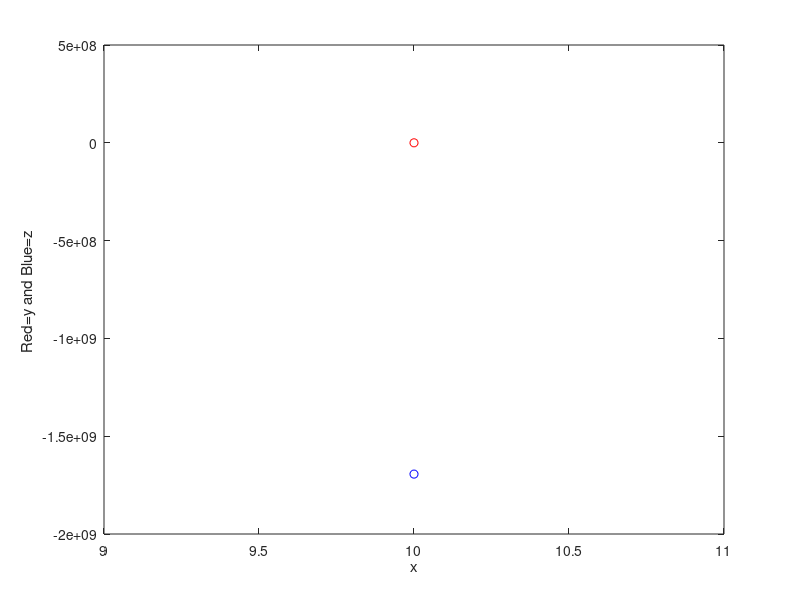

MATLAB code for this plot:
%NC Muhammad Muaz Khalid
%Pak # 182213
f1=@(x,y,z)(-y+z)*exp(1-x)+0.5;
f2=@(x,y,z)y-z^2; 
x0=input('\n Initial value of x: ');
y0=input('\n Initial value of y: ');
z0=input('\n Initial value of z: ');
xn=input('\n Final value of x: '); 
h=input('\n The step size h: '); 
fprintf('\n x        y      z '); 
while x0<=xn
    fprintf('\n%4.3f  %4.3f  %4.3f',x0,y0,z0);
    x1 = x0 + h;
    Ky1 = f1 (x0,y0 ,z0);
    Kz1 = f2 (x0,y0,z0);
    Ky2 =f1 (x1 ,y0+Ky1*h, z0+Kz1*h);
    Kz2 =f2 (x1 ,y0+Ky1*h, z0+Kz1*h);
    Ky3 =f1 (x1 ,y0+Ky2*h, z0+Kz2*h);
    Kz3 =f2 (x1 ,y0+Ky2*h, z0+Kz2*h);
    y1 = y0 + (Ky1 + 4*Ky2 + Ky3)*h/6;
    z1 = z0 + (Kz1 + 4*Kz2 + Kz3)*h/6;
    x0=x1;
    y0=y1;
    z0=z1;
    plot(x0,y0,'-ro')
    xlabel ( 'x' ) ; ylabel ( 'Red=y and Blue=z ' )
    hold on
    plot (x0,z0,'-bo')
end
